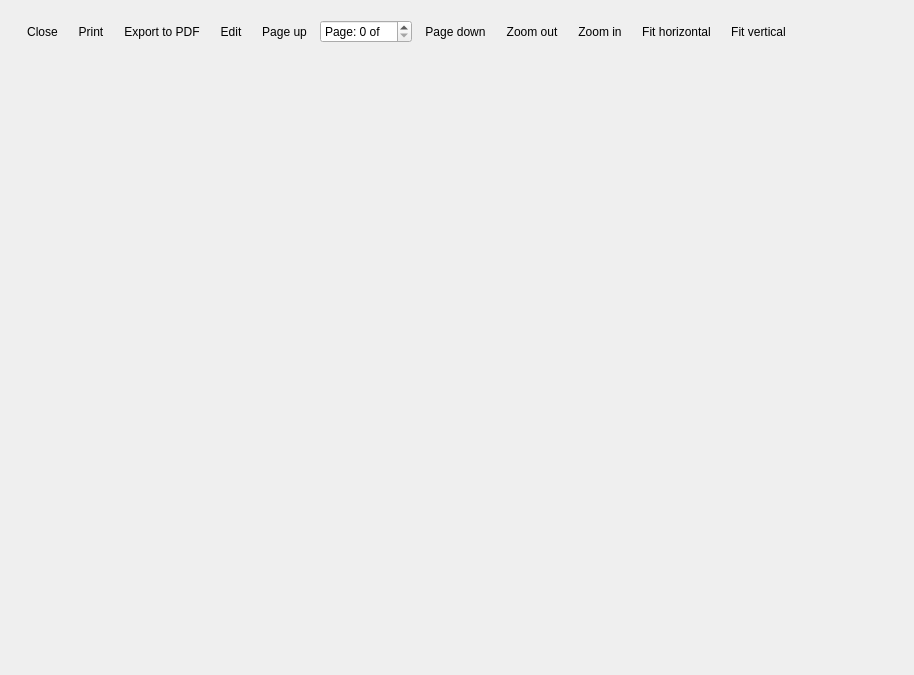
<?xml version="1.0" encoding="UTF-8"?>
<ui version="4.0">
 <class>ReportViewer</class>
 <widget class="QDialog" name="ReportViewer">
  <property name="geometry">
   <rect>
    <x>0</x>
    <y>0</y>
    <width>914</width>
    <height>675</height>
   </rect>
  </property>
  <property name="windowTitle">
   <string>Report</string>
  </property>
  <layout class="QVBoxLayout" name="verticalLayout_2">
   <item>
    <widget class="QWidget" name="widget" native="true">
     <layout class="QHBoxLayout" name="horizontalLayout">
      <item>
       <widget class="QToolButton" name="btnClose">
        <property name="toolTip">
         <string>Close</string>
        </property>
        <property name="text">
         <string>Close</string>
        </property>
        <property name="icon">
         <iconset resource="../rc.qrc">
          <normaloff>:/icons/close_24x24.png</normaloff>:/icons/close_24x24.png</iconset>
        </property>
        <property name="iconSize">
         <size>
          <width>24</width>
          <height>24</height>
         </size>
        </property>
        <property name="autoRaise">
         <bool>true</bool>
        </property>
       </widget>
      </item>
      <item>
       <widget class="QToolButton" name="btnPrint">
        <property name="toolTip">
         <string>Print</string>
        </property>
        <property name="text">
         <string>Print</string>
        </property>
        <property name="icon">
         <iconset resource="../rc.qrc">
          <normaloff>:/icons/print_24x24.png</normaloff>:/icons/print_24x24.png</iconset>
        </property>
        <property name="iconSize">
         <size>
          <width>24</width>
          <height>24</height>
         </size>
        </property>
        <property name="autoRaise">
         <bool>true</bool>
        </property>
       </widget>
      </item>
      <item>
       <widget class="QToolButton" name="btnPdf">
        <property name="toolTip">
         <string>Export to PDF</string>
        </property>
        <property name="text">
         <string>Export to PDF</string>
        </property>
        <property name="icon">
         <iconset resource="../rc.qrc">
          <normaloff>:/icons/pdf_24x24.png</normaloff>:/icons/pdf_24x24.png</iconset>
        </property>
        <property name="iconSize">
         <size>
          <width>24</width>
          <height>24</height>
         </size>
        </property>
        <property name="autoRaise">
         <bool>true</bool>
        </property>
       </widget>
      </item>
      <item>
       <widget class="QToolButton" name="btnEdit">
        <property name="toolTip">
         <string>Edit</string>
        </property>
        <property name="text">
         <string>Edit</string>
        </property>
        <property name="icon">
         <iconset resource="../rc.qrc">
          <normaloff>:/icons/edit_24x24.png</normaloff>:/icons/edit_24x24.png</iconset>
        </property>
        <property name="iconSize">
         <size>
          <width>24</width>
          <height>24</height>
         </size>
        </property>
        <property name="autoRaise">
         <bool>true</bool>
        </property>
       </widget>
      </item>
      <item>
       <widget class="QToolButton" name="btnPageUp">
        <property name="toolTip">
         <string>Page up</string>
        </property>
        <property name="text">
         <string>Page up</string>
        </property>
        <property name="icon">
         <iconset resource="../rc.qrc">
          <normaloff>:/icons/pageUp_24x24.png</normaloff>:/icons/pageUp_24x24.png</iconset>
        </property>
        <property name="iconSize">
         <size>
          <width>24</width>
          <height>24</height>
         </size>
        </property>
        <property name="autoRaise">
         <bool>true</bool>
        </property>
       </widget>
      </item>
      <item>
       <widget class="QSpinBox" name="pageNavigator">
        <property name="suffix">
         <string> of </string>
        </property>
        <property name="prefix">
         <string>Page: </string>
        </property>
       </widget>
      </item>
      <item>
       <widget class="QToolButton" name="btnPageDown">
        <property name="toolTip">
         <string>Page down</string>
        </property>
        <property name="text">
         <string>Page down</string>
        </property>
        <property name="icon">
         <iconset resource="../rc.qrc">
          <normaloff>:/icons/pageDown_24x24.png</normaloff>:/icons/pageDown_24x24.png</iconset>
        </property>
        <property name="iconSize">
         <size>
          <width>24</width>
          <height>24</height>
         </size>
        </property>
        <property name="autoRaise">
         <bool>true</bool>
        </property>
       </widget>
      </item>
      <item>
       <widget class="QToolButton" name="btnZoomOut">
        <property name="toolTip">
         <string>Zoom out</string>
        </property>
        <property name="text">
         <string>Zoom out</string>
        </property>
        <property name="icon">
         <iconset resource="../rc.qrc">
          <normaloff>:/icons/zoomOut_24x24.png</normaloff>:/icons/zoomOut_24x24.png</iconset>
        </property>
        <property name="iconSize">
         <size>
          <width>24</width>
          <height>24</height>
         </size>
        </property>
        <property name="autoRaise">
         <bool>true</bool>
        </property>
       </widget>
      </item>
      <item>
       <widget class="QToolButton" name="btnZoomIn">
        <property name="toolTip">
         <string>Zoom in</string>
        </property>
        <property name="text">
         <string>Zoom in</string>
        </property>
        <property name="icon">
         <iconset resource="../rc.qrc">
          <normaloff>:/icons/zoomIn_24x24.png</normaloff>:/icons/zoomIn_24x24.png</iconset>
        </property>
        <property name="iconSize">
         <size>
          <width>24</width>
          <height>24</height>
         </size>
        </property>
        <property name="autoRaise">
         <bool>true</bool>
        </property>
       </widget>
      </item>
      <item>
       <widget class="QToolButton" name="btnFitHoriz">
        <property name="toolTip">
         <string>Fit horizontal</string>
        </property>
        <property name="text">
         <string>Fit horizontal</string>
        </property>
        <property name="icon">
         <iconset resource="../rc.qrc">
          <normaloff>:/icons/fitHorizontal_24x24.png</normaloff>:/icons/fitHorizontal_24x24.png</iconset>
        </property>
        <property name="iconSize">
         <size>
          <width>24</width>
          <height>24</height>
         </size>
        </property>
        <property name="autoRaise">
         <bool>true</bool>
        </property>
       </widget>
      </item>
      <item>
       <widget class="QToolButton" name="btnFitVert">
        <property name="toolTip">
         <string>Fit vertical</string>
        </property>
        <property name="text">
         <string>Fit vertical</string>
        </property>
        <property name="icon">
         <iconset resource="../rc.qrc">
          <normaloff>:/icons/fitVertical_24x24.png</normaloff>:/icons/fitVertical_24x24.png</iconset>
        </property>
        <property name="iconSize">
         <size>
          <width>24</width>
          <height>24</height>
         </size>
        </property>
        <property name="autoRaise">
         <bool>true</bool>
        </property>
       </widget>
      </item>
      <item>
       <spacer name="horizontalSpacer">
        <property name="orientation">
         <enum>Qt::Horizontal</enum>
        </property>
        <property name="sizeHint" stdset="0">
         <size>
          <width>40</width>
          <height>20</height>
         </size>
        </property>
       </spacer>
      </item>
     </layout>
    </widget>
   </item>
   <item>
    <widget class="QWidget" name="widget_2" native="true">
     <property name="sizePolicy">
      <sizepolicy hsizetype="Preferred" vsizetype="Expanding">
       <horstretch>0</horstretch>
       <verstretch>0</verstretch>
      </sizepolicy>
     </property>
     <layout class="QHBoxLayout" name="horizontalLayout_2">
      <property name="spacing">
       <number>0</number>
      </property>
      <property name="leftMargin">
       <number>0</number>
      </property>
      <property name="topMargin">
       <number>0</number>
      </property>
      <property name="rightMargin">
       <number>0</number>
      </property>
      <property name="bottomMargin">
       <number>0</number>
      </property>
      <item>
       <layout class="QVBoxLayout" name="reportLayout"/>
      </item>
     </layout>
    </widget>
   </item>
  </layout>
 </widget>
 <resources>
  <include location="../rc.qrc"/>
 </resources>
 <connections/>
</ui>
